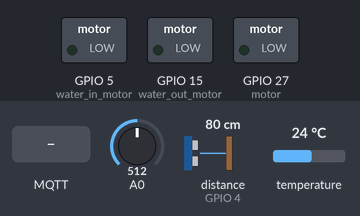
The sketch below on a simulated ESP8266 (NodeMCU). Shown: switched loads named in the sketch (green lamp = pin HIGH). Wiring (inferred from the names in the program): ultrasonic range finder: trigger GPIO 2; echo GPIO 4. The inputs (shaded band) are chosen by the test bench; at power-on: A0 = 512, distance to the obstacle (sensor on GPIO 4) 80 cm, temperature 24 °C. The echo pulse lasts 58.3 µs per cm; WiFi joins after 1.5 s; servers stay silent unless stated; the local clock reads 2024-03-15 10:24:30 at power-on unless the sketch sets it; random numbers use the default seed unless the sketch sets one; no MQTT or app messages arrive unless stated; pins used as bus, display or sensor lines are not drawn; what the sketch prints to the serial monitor is not drawn.

Above: at 2.7 s.
2.8 s: MQTT message "1" arrives on the first subscribed topic
At 11.0 s:
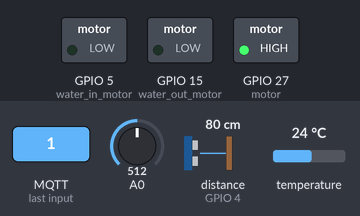
16.8 s: MQTT message "1" arrives on the second subscribed topic
At 25.4 s:
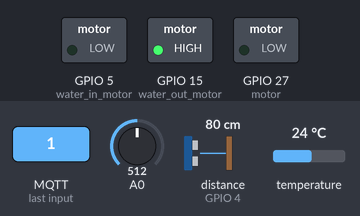
30.7 s: MQTT message "1" arrives on the third subscribed topic
At 38.6 s:
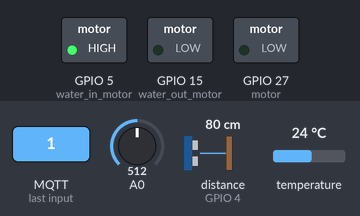
Timing chart, 0 to 44.6 s (numbered marks = the images above; inputs shaded):
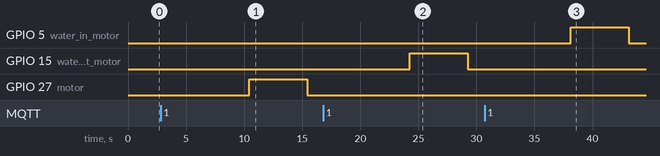

Measured:
- after the input at 2.8 s, GPIO 27 (motor): LOW → HIGH after 7.6 s, → LOW 5.0 s later
- after the input at 16.8 s, GPIO 15 (water_out_motor): LOW → HIGH after 7.5 s, → LOW 5.0 s later
- after the input at 30.7 s, GPIO 5 (water_in_motor): LOW → HIGH after 7.4 s, → LOW 5.0 s later

The sketch:

Final_code.ino
```cpp
#ifdef ESP8266
#include <ESP8266WiFi.h>
#else
#include <WiFi.h>
#endif

#include <ArduinoJson.h>
#include <PubSubClient.h>
#include <WiFiClientSecure.h>

/****  sensor Settings *******/
#include "RTClib.h"

RTC_DS1307 rtc;


char daysOfTheWeek[7][12] = {"Sunday", "Monday", "Tuesday", "Wednesday", "Thursday", "Friday", "Saturday"};

int motor = 27;

///////////////////////////// TDS & Temparature//////////////
#include <OneWire.h>
#include <DallasTemperature.h>

#define Temp_pin 13

OneWire oneWire(Temp_pin);

DallasTemperature sensors(&oneWire);

const int R1 = 1000;
const int EC_Read = 33;
const int ECPower = 35;

float Temp_C;
float Temp_F;
float Temp1_Value = 0;
float Temp_Coef = 0.019;
float Calibration_PPM = 1080 ;
float K = 0.29;
float PPM_Con = 0.5;
/////////////////////////////////////////////////////////////////////////////////////
float CalibrationEC = (Calibration_PPM * 2) / 1000;
float Temperature;
float EC;
float EC_at_25;
int ppm;
float A_to_D = 0;
float Vin = 5;
float Vdrop = 0;
float R_Water;
float Value = 0;

///////////Water Level////////////////////
#include <Wire.h>
#define echoPin 4
#define trigPin 2
long duration, distance;

////////////Ph////////////////////////
const int pH_sensor_pin = 32 ;

/**** LED Settings *******/
const int water_out_motor = 15; //Set water_out_motor pin as GPI15
const int water_in_motor = 5; //Set water_in_motor pin as GPI05

/********ph value adjust********///
int ph_adjust=0;

/****** WiFi Connection Details *******/
const char* ssid = "Dilanka";
const char* password = "aththanayaka";

/******* MQTT Broker Connection Details *******/
const char* mqtt_server = "8d7e7602bb974d3d8783679376b850ea.s1.eu.hivemq.cloud";
const char* mqtt_username = "dilankahashan";
const char* mqtt_password = "Amdh1997";
const int mqtt_port = 8883;

/**** Secure WiFi Connectivity Initialisation *****/
WiFiClientSecure espClient;

/**** MQTT Client Initialisation Using WiFi Connection *****/
PubSubClient client(espClient);

unsigned long lastMsg = 0;
#define MSG_BUFFER_SIZE (50)
char msg[MSG_BUFFER_SIZE];

/****** root certificate *********/

static const char *root_ca PROGMEM = R"EOF(
-----BEGIN CERTIFICATE-----
MIIFazCCA1OgAwIBAgIRAIIQz7DSQONZRGPgu2OCiwAwDQYJKoZIhvcNAQELBQAw
TzELMAkGA1UEBhMCVVMxKTAnBgNVBAoTIEludGVybmV0IFNlY3VyaXR5IFJlc2Vh
cmNoIEdyb3VwMRUwEwYDVQQDEwxJU1JHIFJvb3QgWDEwHhcNMTUwNjA0MTEwNDM4
WhcNMzUwNjA0MTEwNDM4WjBPMQswCQYDVQQGEwJVUzEpMCcGA1UEChMgSW50ZXJu
ZXQgU2VjdXJpdHkgUmVzZWFyY2ggR3JvdXAxFTATBgNVBAMTDElTUkcgUm9vdCBY
MTCCAiIwDQYJKoZIhvcNAQEBBQADggIPADCCAgoCggIBAK3oJHP0FDfzm54rVygc
h77ct984kIxuPOZXoHj3dcKi/vVqbvYATyjb3miGbESTtrFj/RQSa78f0uoxmyF+
0TM8ukj13Xnfs7j/EvEhmkvBioZxaUpmZmyPfjxwv60pIgbz5MDmgK7iS4+3mX6U
A5/TR5d8mUgjU+g4rk8Kb4Mu0UlXjIB0ttov0DiNewNwIRt18jA8+o+u3dpjq+sW
T8KOEUt+zwvo/7V3LvSye0rgTBIlDHCNAymg4VMk7BPZ7hm/ELNKjD+Jo2FR3qyH
B5T0Y3HsLuJvW5iB4YlcNHlsdu87kGJ55tukmi8mxdAQ4Q7e2RCOFvu396j3x+UC
B5iPNgiV5+I3lg02dZ77DnKxHZu8A/lJBdiB3QW0KtZB6awBdpUKD9jf1b0SHzUv
KBds0pjBqAlkd25HN7rOrFleaJ1/ctaJxQZBKT5ZPt0m9STJEadao0xAH0ahmbWn
OlFuhjuefXKnEgV4We0+UXgVCwOPjdAvBbI+e0ocS3MFEvzG6uBQE3xDk3SzynTn
jh8BCNAw1FtxNrQHusEwMFxIt4I7mKZ9YIqioymCzLq9gwQbooMDQaHWBfEbwrbw
qHyGO0aoSCqI3Haadr8faqU9GY/rOPNk3sgrDQoo//fb4hVC1CLQJ13hef4Y53CI
rU7m2Ys6xt0nUW7/vGT1M0NPAgMBAAGjQjBAMA4GA1UdDwEB/wQEAwIBBjAPBgNV
HRMBAf8EBTADAQH/MB0GA1UdDgQWBBR5tFnme7bl5AFzgAiIyBpY9umbbjANBgkq
hkiG9w0BAQsFAAOCAgEAVR9YqbyyqFDQDLHYGmkgJykIrGF1XIpu+ILlaS/V9lZL
ubhzEFnTIZd+50xx+7LSYK05qAvqFyFWhfFQDlnrzuBZ6brJFe+GnY+EgPbk6ZGQ
3BebYhtF8GaV0nxvwuo77x/Py9auJ/GpsMiu/X1+mvoiBOv/2X/qkSsisRcOj/KK
NFtY2PwByVS5uCbMiogziUwthDyC3+6WVwW6LLv3xLfHTjuCvjHIInNzktHCgKQ5
ORAzI4JMPJ+GslWYHb4phowim57iaztXOoJwTdwJx4nLCgdNbOhdjsnvzqvHu7Ur
TkXWStAmzOVyyghqpZXjFaH3pO3JLF+l+/+sKAIuvtd7u+Nxe5AW0wdeRlN8NwdC
jNPElpzVmbUq4JUagEiuTDkHzsxHpFKVK7q4+63SM1N95R1NbdWhscdCb+ZAJzVc
oyi3B43njTOQ5yOf+1CceWxG1bQVs5ZufpsMljq4Ui0/1lvh+wjChP4kqKOJ2qxq
4RgqsahDYVvTH9w7jXbyLeiNdd8XM2w9U/t7y0Ff/9yi0GE44Za4rF2LN9d11TPA
mRGunUHBcnWEvgJBQl9nJEiU0Zsnvgc/ubhPgXRR4Xq37Z0j4r7g1SgEEzwxA57d
emyPxgcYxn/eR44/KJ4EBs+lVDR3veyJm+kXQ99b21/+jh5Xos1AnX5iItreGCc=
-----END CERTIFICATE-----
)EOF";

/************* Connect to WiFi ***********/
void setup_wifi() {
  delay(10);
  Serial.print("\nConnecting to ");
  Serial.println(ssid);

  WiFi.mode(WIFI_STA);
  WiFi.begin(ssid, password);

  while (WiFi.status() != WL_CONNECTED) {
    delay(500);
    Serial.print(".");
  }
  randomSeed(micros());
  Serial.println("\nWiFi connected\nIP address: ");
  Serial.println(WiFi.localIP());
}

/************* Connect to MQTT Broker ***********/
void reconnect() {
  // Loop until we're reconnected
  while (!client.connected()) {
    Serial.print("Attempting MQTT connection...");
    String clientId = "ESP8266Client-";   // Create a random client ID
    clientId += String(random(0xffff), HEX);
    // Attempt to connect
    if (client.connect(clientId.c_str(), mqtt_username, mqtt_password)) {
      Serial.println("connected");

      client.subscribe("feed");   // subscribe the topics here
      client.subscribe("water_out");
      client.subscribe("water_in");
      client.subscribe("ph_adjust_add");
      client.subscribe("ph_adjust_dec");

    } else {
      Serial.print("failed, rc=");
      Serial.print(client.state());
      Serial.println(" try again in 5 seconds");   // Wait 5 seconds before retrying
      delay(5000);
    }
  }
}

/***** Call back Method for Receiving MQTT messages and Switching LED ****/

void callback(char* topic, byte* payload, unsigned int length) {
  String incommingMessage = "";
  for (int i = 0; i < length; i++) incommingMessage+=(char)payload[i];

  Serial.println("Message arrived ["+String(topic)+"]"+incommingMessage);

  //--- check the incomming message
    if( strcmp(topic,"feed") == 0){
     if (incommingMessage.equals("1")){

   digitalWrite(motor, HIGH); // For only motor
   Serial.println("Motor is on");
  delay(5000);
  digitalWrite(motor, LOW);
    }
     digitalWrite(motor, LOW);     // Turn the motor off
  }
    if( strcmp(topic,"water_out") == 0){
     if (incommingMessage.equals("1")){

   digitalWrite(water_out_motor, HIGH); // For only motor
   Serial.println("water out Motor is on");
  delay(5000);
  digitalWrite(water_out_motor, LOW);
    }
     digitalWrite(water_out_motor, LOW);     // Turn the motor off
  }
    if( strcmp(topic,"water_in") == 0){
     if (incommingMessage.equals("1")){

   digitalWrite(water_in_motor, HIGH); // For only motor
   Serial.println("water in Motor is on");
  delay(5000);
  digitalWrite(water_in_motor, LOW);
    }
     digitalWrite(motor, LOW);     // Turn the motor off
  }
     if( strcmp(topic,"ph_adjust_add") == 0){
     if (incommingMessage.equals("1")){

  ph_adjust=ph_adjust+1;
  Serial.println("Add a ph");
  }
  }

       if( strcmp(topic,"ph_adjust_dec") == 0){
     if (incommingMessage.equals("1")){

  ph_adjust=ph_adjust-1;
  Serial.println("Dec a ph");

  }}
}

/**** Method for Publishing MQTT Messages **********/
void publishMessage(const char* topic, String payload , boolean retained){
  if (client.publish(topic, payload.c_str(), true))
      Serial.println("Message publised ["+String(topic)+"]: "+payload);
}

/**** Application Initialisation Function******/
void setup() {

  pinMode(water_in_motor, OUTPUT); //set up
  pinMode(water_out_motor, OUTPUT); //set up

  Serial.begin(9600);
  while (!Serial) delay(1);
  setup_wifi();

  #ifdef ESP8266
    espClient.setInsecure();
  #else
    espClient.setCACert(root_ca);      // enable this line and the the "certificate" code for secure connection
  #endif

  client.setServer(mqtt_server, mqtt_port);
  client.setCallback(callback);

    if (! rtc.begin()) {
    Serial.println("Couldn't find RTC");
    Serial.flush();
    while (1) delay(10);

  }

  if (! rtc.isrunning()) {
    Serial.println("RTC is NOT running, let's set the time!");
    rtc.adjust(DateTime(F(__DATE__), F(__TIME__)));
  }

  pinMode(motor, OUTPUT); // Feeder motor

  //digitalWrite(motor, HIGH); // For only motor testing
  //delay(10000);
  //digitalWrite(motor, LOW);

  sensors.begin(); //// TDS& Temp
  pinMode(EC_Read, INPUT);
  pinMode(ECPower, INPUT);
  pinMode(Temp_pin, INPUT);

  ///////////////////////Water Level//////////////////////////
  pinMode(trigPin, OUTPUT);
  pinMode(echoPin, INPUT);
//////////////////////////////PH Sensor///////////////////////
pinMode(pH_sensor_pin, INPUT);

}

/******** Main Function *************/
void loop() {

  if (!client.connected()) reconnect(); // check if client is connected
  client.loop();


/********************Sensor settings**************/

 DateTime now = rtc.now();

  Serial.print(now.year(), DEC);
  Serial.print('/');
  Serial.print(now.month(), DEC);
  Serial.print('/');
  Serial.print(now.day(), DEC);
  Serial.print(" (");
  Serial.print(daysOfTheWeek[now.dayOfTheWeek()]);
  Serial.print(") ");
  Serial.print(now.hour(), DEC);
  Serial.print(':');
  Serial.print(now.minute(), DEC);
  Serial.print(':');
  Serial.print(now.second(), DEC);
  Serial.print(" , ");
  //delay(1000);

  int H = now.hour(); //Assign time to variables
  int M = now.minute();
  int S = now.second();

  if (H == 8 & M == 0 & S == 0) { /// 1st time feed
    digitalWrite(motor, HIGH);
    delay(10000);
    digitalWrite(motor, LOW);
  }
  if (H == 12 & M == 0 & S == 0) {//2nd time feed
    digitalWrite(motor, HIGH);
    delay(10000);
    digitalWrite(motor, LOW);
  }
   if (H == 18 & M == 0 & S == 0) {//3rd time feed
    digitalWrite(motor, HIGH);
    delay(10000);
    digitalWrite(motor, LOW);
  }
  else {
    digitalWrite(motor, LOW);
  }


  GetEC();
  delay(1000);


  ////////////////////////Water Level///////////////////////////////////
  digitalWrite(trigPin, LOW);
  delayMicroseconds(2);
  digitalWrite(trigPin, HIGH);
  delayMicroseconds(10);
  digitalWrite(trigPin, LOW);

  duration = pulseIn(echoPin, HIGH);

  distance = duration / 58.2;
  int disp = int(distance);
   int water_level = map(disp, 30,10, 0, 100);

  Serial.print("Distance: ");
  Serial.print(water_level);
  Serial.print(" cm");

  ////////////////////////PH Sensor/////////////////
long sensor_value = analogRead(pH_sensor_pin);
float phValue =  map(sensor_value,0,4100,1,14);
phValue=phValue+ph_adjust;
Serial.print(" ,PH : ");
Serial.println(sensor_value);
delay(1000);

/***************Data Publishing************/

  DynamicJsonDocument doc(1024);

  doc["deviceId"] = "ESP32-1";
  doc["siteId"] = "FPMS";
  doc["tds"] = EC_at_25;
  doc["temperature"] = Temperature;
  doc["ph"] = phValue;
  doc["water_level"] = water_level;


  char mqtt_message[128];
  serializeJson(doc, mqtt_message);

  publishMessage("esp32_data", mqtt_message, true);
  delay(5000);

}

void GetEC(){
  sensors.requestTemperatures();
  Temp1_Value = sensors.getTempCByIndex(0);
  Temperature = Temp1_Value;

  digitalWrite(ECPower, HIGH);
  A_to_D = analogRead( EC_Read);
  delay(1000);
  digitalWrite(ECPower, LOW);
  Vdrop = 3.25+(Vin * A_to_D) / 1024.0;
  R_Water = (Vdrop * R1) / (Vin - Vdrop);
  EC = 1000 / (R_Water * K);
  EC_at_25 = EC / (1 + Temp_Coef * (Temperature - 25.0));
  EC_at_25 = EC_at_25*100;
  ppm = ((EC_at_25)* PPM_Con);
  ppm = (ppm/1000);

  Serial.print(" EC: ");
  Serial.print(EC_at_25);
  Serial.print("Analog: ");
  Serial.print(A_to_D);
  Serial.print(" microSiemens(uS/cm) ");
  Serial.print(Temperature);
  Serial.println(" *C ");
}
```
